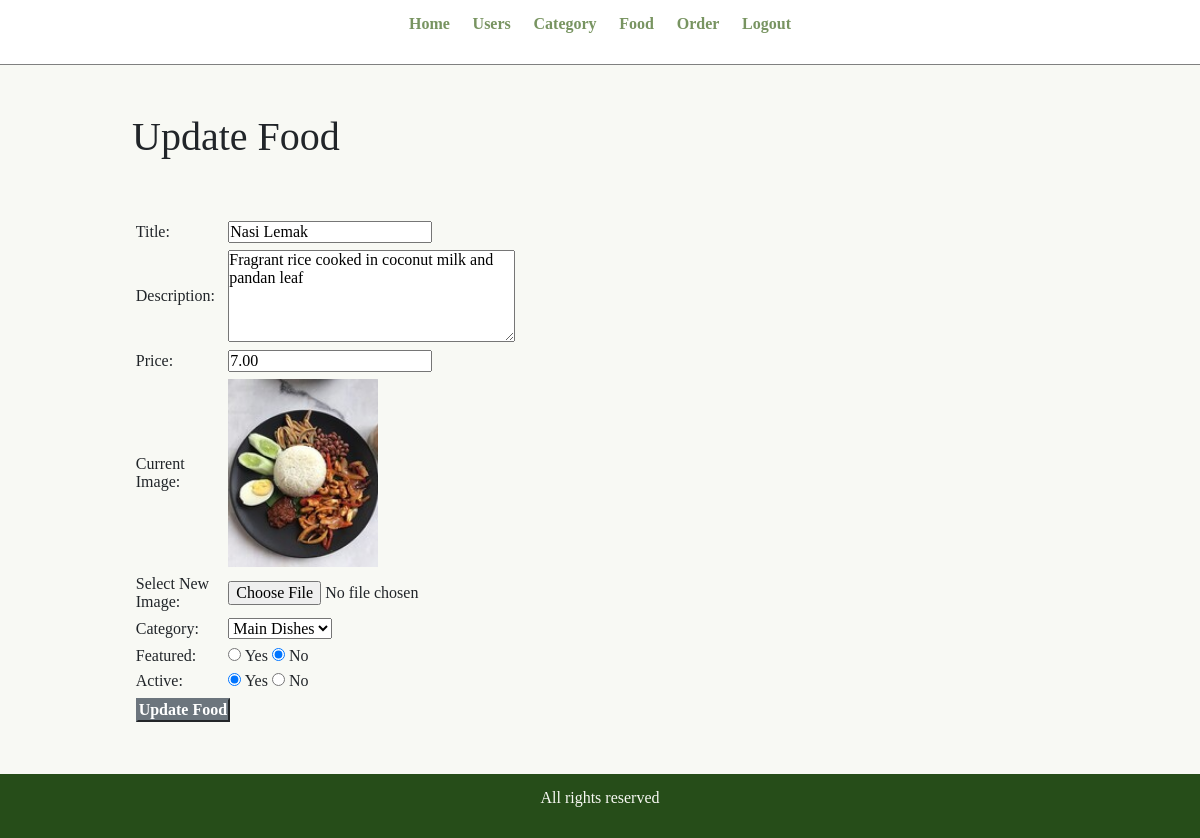
Page /admin/update-food.php?id=4 (signed in) on the committed database.
### tables this page shows
CREATE TABLE `tbl_food` (
  `id` int(10) UNSIGNED NOT NULL,
  `title` varchar(100) NOT NULL,
  `description` text NOT NULL,
  `price` decimal(10,2) NOT NULL,
  `image_name` varchar(255) NOT NULL,
  `category_id` int(10) UNSIGNED NOT NULL,
  `featured` varchar(10) NOT NULL,
  `active` varchar(10) NOT NULL
);

CREATE TABLE `tbl_category` (
  `id` int(10) UNSIGNED NOT NULL,
  `title` varchar(100) NOT NULL,
  `image_name` varchar(255) NOT NULL,
  `featured` varchar(10) NOT NULL,
  `active` varchar(10) NOT NULL
);

### admin/update-food.php (the view, shortened to what this page needs)
<?php include('partials/menu.php'); ?>
<?php
    if(isset($_GET['id']))
    {
        $id = $_GET['id'];
        $sql2 = "SELECT * FROM tbl_food WHERE id=$id";
        $res2 = mysqli_query($conn, $sql2);
        $row2 = mysqli_fetch_assoc($res2);
        $title = $row2['title'];
        $description = $row2['description'];
        $price = $row2['price'];
        $current_image = $row2['image_name'];
        $current_category = $row2['category_id'];
        $featured = $row2['featured'];
        $active = $row2['active'];
    }
    else
    {
        header('location:'.SITEURL.'admin/manage-food.php');
    }
?>
<div class="main-content">
    <div class="wrapper">
        <h1>Update Food</h1>
        <br><br>
        <form action="" method="POST" enctype="multipart/form-data">
        <table class="tbl-30">
            <tr>
                <td>Title: </td>
                <td>
                    <input type="text" name="title" value="<?php echo $title; ?>">
                </td>
            </tr>
            <tr>
                <td>Description: </td>
                <td>
                    <textarea name="description" cols="30" rows="5"><?php echo $description; ?></textarea>
                </td>
            </tr>
            <tr>
                <td>Price: </td>
                <td>
                    <input type="number" name="price" value="<?php echo $price; ?>">
                </td>
            </tr>
            <tr>
                <td>Current Image: </td>
                <td>
                    <?php
                        if($current_image == "")
                        {
                            echo "<div class='error'>Image not Available.</div>";
                        }
                        else
                        {
                            ?>
                            <img src="<?php echo SITEURL; ?>images/food/<?php echo $current_image; ?>" width="150px">
                            <?php
                        }
                    ?>
                </td>
            </tr>
            <tr>
                <td>Select New Image: </td>
                <td>
                    <input type="file" name="image">
                </td>
            </tr>
            <tr>
                <td>Category: </td>
                <td>
                    <select name="category">
                        <?php
                            $sql = "SELECT * FROM tbl_category WHERE active='Yes'";
                            $res = mysqli_query($conn, $sql);
                            $count = mysqli_num_rows($res);
                            if($count>0)
                            {
                                while($row=mysqli_fetch_assoc($res))
                                {
                                    $category_title = $row['title'];
                                    $category_id = $row['id'];
                                    ?>
                                    <option <?php if($current_category==$category_id){echo "selected";} ?> value="<?php echo $category_id; ?>"><?php echo $category_title; ?></option>
                                    <?php
                                }
                            }
                            else
                            {
                                echo "<option value='0'>Category Not Available.</option>";
                            }
                        ?>
                    </select>
                </td>
            </tr>
            <tr>
                <td>Featured: </td>
                <td>
                    <input <?php if($featured=="Yes") {echo "checked";} ?> type="radio" name="featured" value="Yes"> Yes
                    <input <?php if($featured=="No") {echo "checked";} ?> type="radio" name="featured" value="No"> No
                </td>
            </tr>
            <tr>
                <td>Active: </td>
                <td>
                    <input <?php if($active=="Yes") {echo "checked";} ?> type="radio" name="active" value="Yes"> Yes
                    <input <?php if($active=="No") {echo "checked";} ?> type="radio" name="active" value="No"> No
                </td>
            </tr>
            <tr>
                <td>
                    <input type="submit" name="submit" value="Update Food" class="btn-secondary">
                </td>
            </tr>
        </table>
        </form>
    </div>
</div>
<?php include('partials/footer.php'); ?>

### css/admin.css (style rules this page uses)
* { margin: 0; padding: 0; font-family: "Times New Roman", Times, serif; }
.wrapper { padding: 1%; width: 80%; margin: 0 auto; }
.tbl-30 { width: 30%; }
table tr td { padding: 1%; }
.btn-secondary { background-color: #789461; padding: 1%; color: black; text-decoration: none; font-weight: bold; }
.main-content { background-color: #F8F9F4; padding: 3% 0; }

### rows in the picture
tbl_food: title "Nasi Lemak", description "Fragrant rice cooked in coconut milk and pandan leaf", price "7.00", image_name (picture), category "Main Dishes", featured "☑", active "☑"
